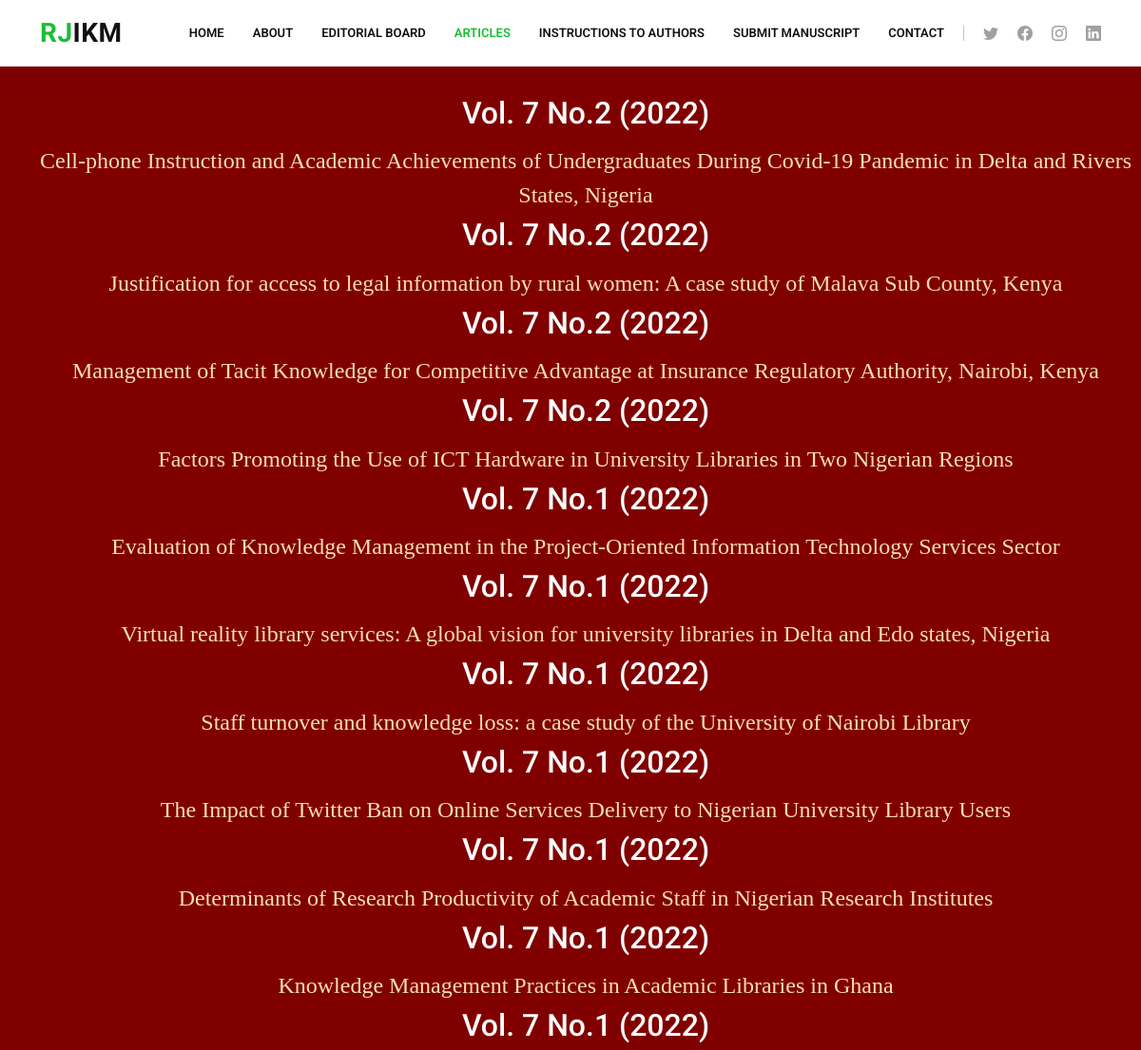
Before: /rjikm/articles (upper part) with the older database file.
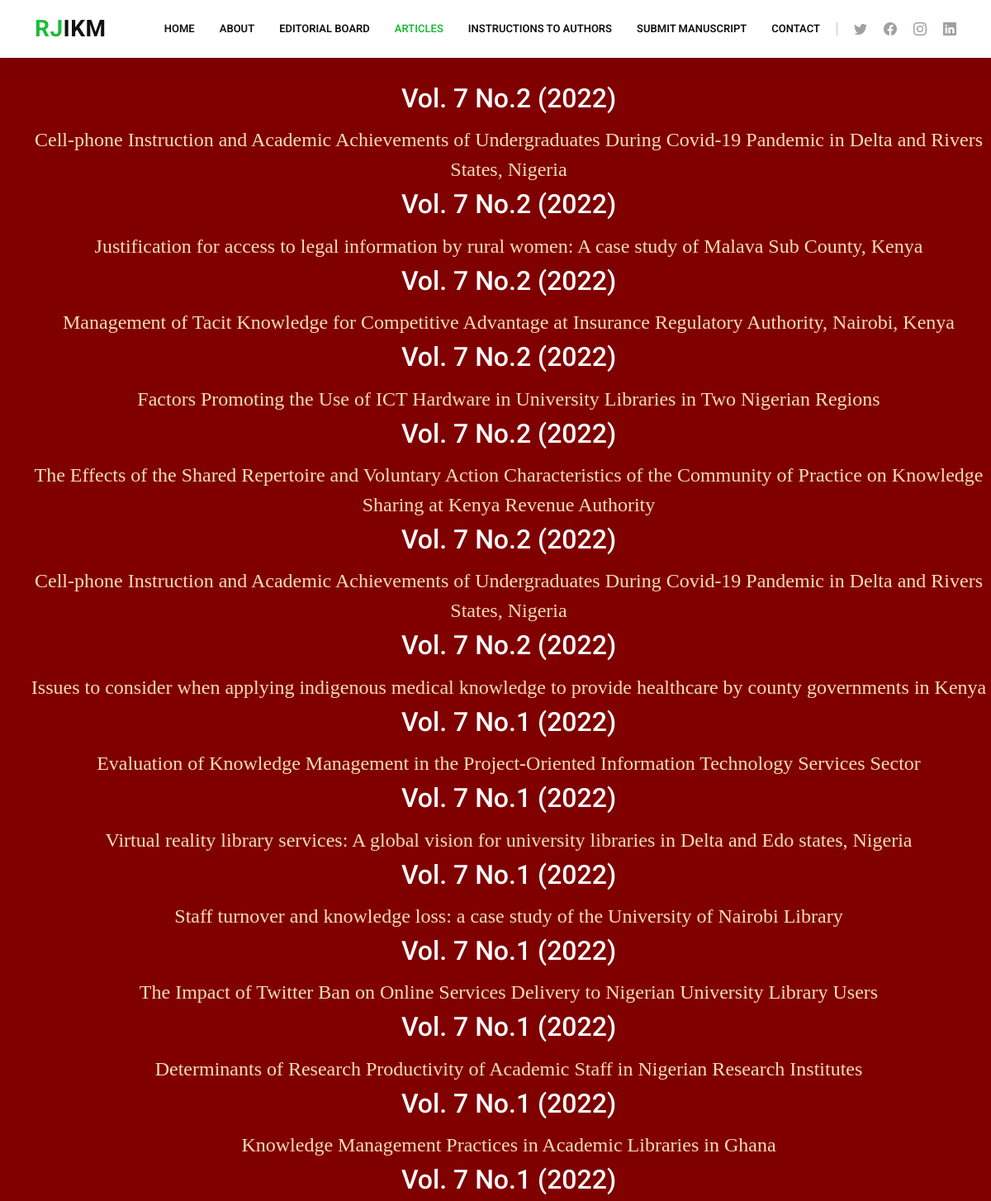
After: the same page with the newer database file.
### rjikm/models.py (models this page shows, shortened)
class Article(models.Model):
    volume = models.CharField(max_length=100, default="untitled")
    title = models.CharField(max_length=400, default='Untitled')
    author1 = models.CharField(max_length=100, default='Anonymous')
    university1 = models.CharField(max_length=100, default='Unknown')
    department1 = models.CharField(max_length=100, default='Unknown')
    email1 = models.EmailField(default='anonymous@example.com')
    author2 = models.CharField(max_length=100, default='Anonymous')
    department2 = models.CharField(max_length=100, default='Unknown')
    university2 = models.CharField(max_length=100, default='Unknown')
    email2 = models.EmailField(default='anonymous@example.com')
    author3 = models.CharField(max_length=100, default='Anonymous')
    department3 = models.CharField(max_length=100, default='Unknown')
    university3 = models.CharField(max_length=100, default='Unknown')
    email3 = models.EmailField(default='anonymous@example.com')
    abstract_title = models.CharField(max_length=100, default='Abstract')
    abstract = models.TextField(default='No abstract provided')
    keyword_title = models.CharField(max_length=100, default="Keyword")
    keywords = models.CharField(max_length=200, default='None')
    pdf_doc = models.FileField(upload_to='rjikm/uploads/', default='Untitled')

### rjikm/views.py (the view)
# urls.py: path('articles', views.articles, name='articles'),
def articles(request):
    articles = Article.objects.all().order_by('-volume')
    return render(request, "rjikm/articles.html", {'articles': articles})

### rjikm/templates/rjikm/articles.html
{% extends "rjikm/layoutarticles.html" %}
{% block body %}
<section style="background-color: maroon; margin:0px 0px 0px 0px; padding: 100px 0px 80px;">
  <div style=" text-align:center; color: white; font-family: Times New Roman, Times, serif; font-size: 24px;">
    <ol style="display: inline-block; text-align: center; list-style: none;">
        {% for article in articles %}
        <h2 style="text-align:center;"> {{article.volume }} </h2>
        <li style="padding: 5px;" >
        <a href="{% url 'article_view' article.id %}" style="text-align: left; color: wheat;" target="_blank"> {{article.title}}</a>
        </li>
        {% endfor %}
      </ol>
  </div>
</section>
{% endblock %}

### rjikm/templates/rjikm/layoutarticles.html (shortened to what this page needs)
{% load static %}
<!DOCTYPE html>
<html lang="en">
<head>
  <link href="{% static 'vendor/animate.css/animate.min.css' %}" rel="stylesheet">
  <link href="{% static 'vendor/aos/aos.css' %}" rel="stylesheet">
  <link href="{% static 'vendor/bootstrap/css/bootstrap.min.css' %}" rel="stylesheet">
  <link href="{% static 'vendor/bootstrap-icons/bootstrap-icons.css' %}" rel="stylesheet">
  <link href="{% static 'vendor/boxicons/css/boxicons.min.css' %}" rel="stylesheet">
  <link href="{% static 'vendor/glightbox/css/glightbox.min.css' %}" rel="stylesheet">
  <link href="{% static 'vendor/remixicon/remixicon.css' %}" rel="stylesheet">
  <link href="{% static 'vendor/swiper/swiper-bundle.min.css' %}" rel="stylesheet">
    <link href="{% static 'rjikm/style.css' %}" rel="stylesheet">
</head>
<body>
 <header id="header" class="fixed-top">
    <div class="container d-flex align-items-center">
      <h1 class="logo me-auto"><a href="{% url 'index' %}"><span>RJ</span>IKM</a></h1>
      <nav id="navbar" class="navbar order-last order-lg-0">
        <ul>
          <li><a href="{% url 'index' %}" >Home</a></li>
          <li class="dropdown"><a href="{% url 'about' %}" <span>About</span></a>
          <li><a href="{% url 'editorial' %}" >Editorial Board</a></li>
          <li><a href="{% url 'articles' %}" class="active">Articles</a></li>
          <li><a href="{% url 'authorInstructions' %}"> Instructions to Authors</a></li>
          <li><a href="{% url 'login' %}">Submit Manuscript</a></li>
          <li><a href="{% url 'contact' %}">Contact</a></li>
        </ul>
      </nav>
      <div class="header-social-links d-flex">
        <a href="#" class="twitter"><i class="bu bi-twitter"></i></a>
        <a href="#" class="facebook"><i class="bu bi-facebook"></i></a>
        <a href="#" class="instagram"><i class="bu bi-instagram"></i></a>
        <a href="#" class="linkedin"><i class="bu bi-linkedin"></i></i></a>
      </div>
    </div>
  </header>
      {% block body %}
      {% endblock %}
</body>
</html>

### rjikm/static/rjikm/style.css (style rules this page uses)
body { font-family: "Open Sans", sans-serif; color: #4d4643; }
a { color: #1bbd36; text-decoration: none; }
h1, h2, h3, h4, h5, h6 { font-family: "Roboto", sans-serif; }
#header { background: white; transition: all 0.5s; z-index: 997; padding: 15px 0; box-shadow: 0px 2px 15px rgba(0, 0, 0, 0.1); }
#header .logo { font-size: 28px; margin: 0; padding: 0; line-height: 1; font-weight: 700; letter-spacing: 0.5px; text-transform: uppercase; }
#header .logo a { color: #111; }
#header .logo a span { color: #1bbd36; }
.header-social-links { margin-left: 20px; border-left: 1px solid #c4c4c4; }
.header-social-links a { color: #a0a0a0; display: inline-block; line-height: 0px; transition: 0.3s; padding-left: 20px; }
.header-social-links a i { line-height: 0; }
.navbar { padding: 0; }
.navbar ul { margin: 0; padding: 0; display: flex; list-style: none; align-items: center; }
.navbar li { position: relative; }
.navbar a, .navbar a:focus { display: flex; align-items: center; justify-content: space-between; padding: 10px 0 10px 30px; font-family: "Roboto", sans-serif; font-size: 13px; font-weight: 600; color: #111; white-space: nowrap; text-transform: uppercase; transition: 0.3s; }
.navbar a:hover, .navbar .active, .navbar .active:focus, .navbar li:hover>a { color: #1bbd36; }
section { padding: 60px 0; overflow: hidden; }

Changed rows visible on the page:
added Article: volume "Vol. 7 No.2 (2022)", title "The Effects of the Shared Repertoire and Voluntary Action Characteristics of the Community of Practice on Knowledge Sharing at Kenya Revenue Authority"
added Article: volume "Vol. 7 No.2 (2022)", title "Cell-phone Instruction and Academic Achievements of Undergraduates During Covid-19 Pandemic in Delta and Rivers States, Nigeria"
added Article: volume "Vol. 7 No.2 (2022)", title "Issues to consider when applying indigenous medical knowledge to provide healthcare by county governments in Kenya"
